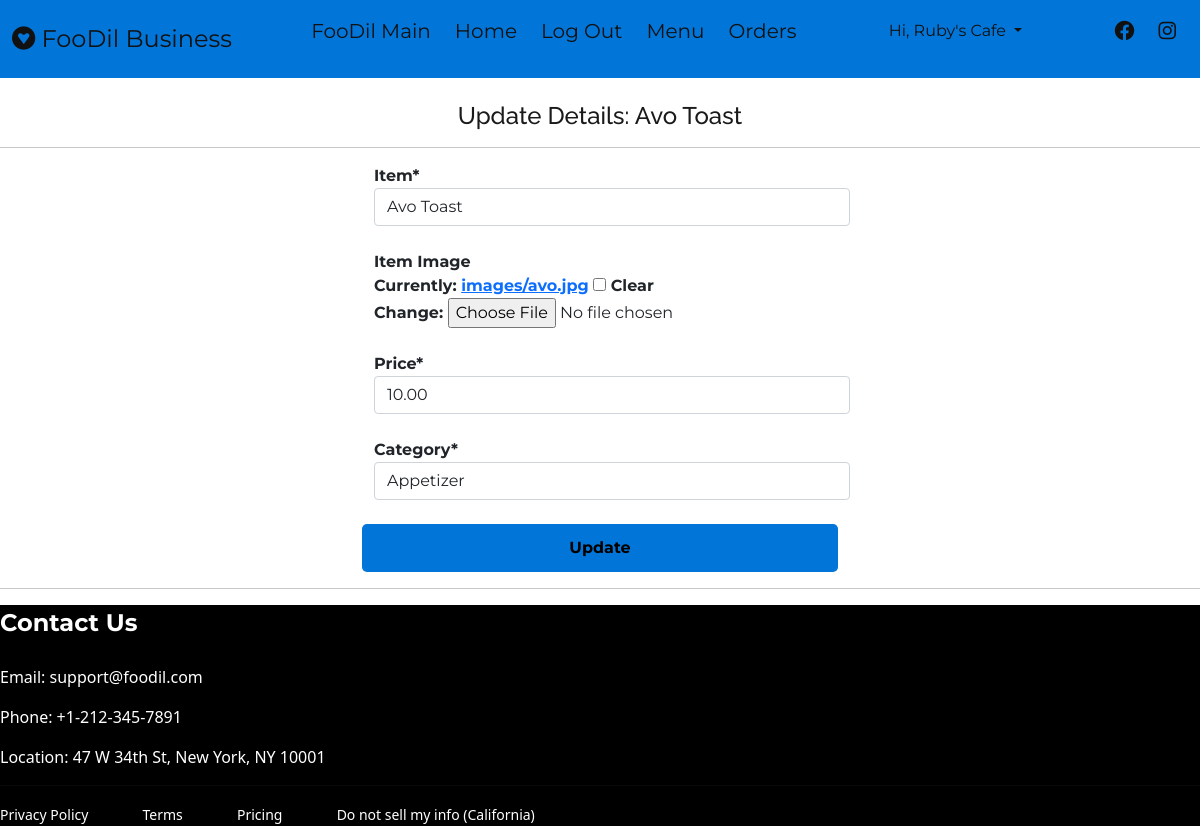
Screenshot of /restaurant/update_item/1/ (signed in) with the database file from the repository.
### restaurant/models.py (models this page shows, shortened)
class Restaurant_Account(models.Model):
    user = models.OneToOneField(User, on_delete=models.CASCADE)
    is_customer = models.BooleanField(default=False)
    is_restaurant = models.BooleanField(default=True)
    restaurantID = models.AutoField(primary_key=True)
    name = models.CharField(max_length=200)
    isActive = models.BooleanField(default=True)
    image = models.ImageField(upload_to='images/', blank=True)
    phoneNumberRegex = RegexValidator(regex = r"^(?:(?:\+?1\s*(?:[.-]\s*)?)?(?:\(\s*([2-9]1[02-9]|[2-9][02-8]1|[2-9][02-8][02-9])\s*\)|([2-9]1[02-9]|[2-9][02-8]1|[2-9][02-8][02-9]))\s*(?:[.-]\s*)?)?([2-9]1[02-9]|[2-9][02-9]1|[2-9][02-9]{2})\s*(?:[.-]\s*)?([0-9]{4})(?:\s*(?:#|x\.?|ext\.?|extension)\s*(\d+))?$")
    phone = models.CharField(validators = [phoneNumberRegex], max_length = 12, unique = True)
    website = models.URLField(blank=True)
    country = models.CharField(max_length=50)
    def __str__(self):
        return str(self.restaurantID)

class Menu(models.Model):
    restaurantID = models.ForeignKey(Restaurant_Account, on_delete=models.CASCADE, default=None, null=True)
    item = models.CharField(max_length=100)
    itemImage = models.ImageField(upload_to='images/', blank=True)
    price = models.DecimalField(max_digits=6, decimal_places=2)
    category = models.CharField(
        max_length=20,
        choices=CHOICES)

### restaurant/decorators.py (the view)
        def wrapper_func(request, *args, **kwargs):
            group = None
            if request.user.groups.exists():
                group = request.user.groups.all()[0].name
            if group in allowed_roles:
                return view_func(request, *args, **kwargs)
            else:
                return HttpResponse('You are not authorized to view this page. You need to login with a business account. To sign up or login, please logout first.')

### restaurant/forms.py
class MenuForm(forms.ModelForm):
    item = forms.CharField(required=True)
    itemImage = forms.ImageField(required=False, label='Item Image')
    price = forms.DecimalField(required=True)
    category = forms.ChoiceField(choices=CATEGORY)
    class Meta:
        model = Menu
        fields = ('restaurantID','item', 'itemImage', 'price', 'category')

### restaurant/views.py (called while the page is built)
@login_required(login_url='r_login')
@allowed_users(allowed_roles=['admin', 'restaurant'])
def Update_Item(request, itemID):
    menu = get_object_or_404(Menu, id=itemID)
    form = MenuForm(request.POST or None, request.FILES or None, instance=menu)
    if form.is_valid():
        form.save()
        messages.success(request, "Updated successfully!")
    return render(request, 'restaurant/update_item.html', {'menu': menu, 'form': form})

### templates/restaurant/update_item.html (shortened to what this page needs)
{% extends 'restaurant/base.html' %}
{% load crispy_forms_tags %}
{% block content %}
<br>
<div class="text-center">
    <h4>Update Details: {{menu.item}}</h4>
</div>
<hr>
<div class="container" style="width:500px;">
    <form action="" method="POST" enctype="multipart/form-data">
        <div class="container" style="width: 500px; font-family: 'Montserrat', sans-serif; font-weight:bold;" >
            <div class="form-inline">
                <div class="form-group mb-4">
                    {{ form.item|as_crispy_field }}
                </div>
                <div class="form-group mb-4">
                    {{ form.itemImage|as_crispy_field }}
                </div>
                <div class="form-group mb-4">
                    {{ form.price|as_crispy_field }}
                </div>
                <div class="form-group mb-4">
                    {{ form.category|as_crispy_field }}
                </div>
            </div>
        </div>
        <button type="submit" class="bg-yellow col-md-12 myBtn">Update</button>
    </form>
</div>
<hr>
{% endblock %}

### templates/restaurant/base.html (shortened to what this page needs)
{% load static %}
<!DOCTYPE html>
<html lang="en">
<head>
    <link rel="stylesheet" href="{% static 'restaurant/css/style.css' %}?after">
    <link href="https://cdn.jsdelivr.net/npm/bootstrap@5.1.3/dist/css/bootstrap.min.css" rel="stylesheet"
>
    <link rel="stylesheet" href="https://cdnjs.cloudflare.com/ajax/libs/font-awesome/6.0.0/css/all.min.css"
 />
</head>
<body>
    <div class="culmn">
        <nav class="main_navbar">
            <div class="navbar__logo">
                <i class="fa-brands fa-gratipay"></i>
                FooDil Business
            </div>
            <ul class="navbar__menu">
                <li><a href="{% url 'main' %}">FooDil Main</a></li>
                {% if user.is_authenticated %}
                <li><a href="{% url 'r_index' %}">Home</a></li>
                <li><a href="{% url 'r_logout' %}">Log Out</a></li>
                {% else %}
                <li><a href="{% url 'r_login' %}">Login</a></li>
                {% endif %}
                <li><a href="{% url 'menu'  %}">Menu</a></li>
                <li><a href="{% url 'orders'  %}">Orders</a></li>
            </ul>
            {% if user.is_authenticated %}
            <ul class="navbar__hello">
                <li id="hello-msg">
                    <div class="dropdown show">
                        <a class="btn myDropdown dropdown-toggle" href="#" role="button" id="dropdownMenuLink"
                            data-toggle="dropdown" aria-haspopup="true" aria-expanded="false"
                            style="box-shadow:none; outline:none;">
                            Hi, {{ user.restaurant_account.name }}
                        </a>
                    </div>
                </li>
            </ul>
            {% endif %}
            <ul class="navbar__links">
                <li><a href="http://facebook.com"><i class="fa-brands fa-facebook"></i></a></li>
                <li><a href="http://instagram.com"><i class="fa-brands fa-instagram"></i></a></li>
            </ul>
        </nav>
        {% block content %}
        {% endblock %}
    </div>
    {% include 'restaurant/footer.html' %}
</body>
</html>

### restaurant/static/restaurant/css/style.css (style rules this page uses)
html, body { font-size: 16px; color: #797979; width: 100%; padding: 0; margin-left: 0; margin-right: 0; font-weight: 400; width: 100%; font-family: 'Raleway', sans-serif; }
h1, h2, h3, h4, h5, h6 { margin: 0; font-family: 'Raleway', sans-serif; color: #1a1a1a; margin-bottom: 10px; }
h4 { font-size: 1.6rem; line-height: 2.2rem; }
.bg-yellow { background-color: #0275d8; }
.culmn { width: 100%; overflow: hidden; ; }
.main_navbar { display: flex; justify-content: space-between; align-items: center; background-color: #0275d8; padding: 8px 12px; font-family: 'Montserrat', sans-serif; }
.main_navbar a { text-decoration: none; color: #111; }
.navbar__logo { font-size: 24px; color: #111; }
.navbar__menu { font-size: 20px; display: flex; list-style: none; padding-left: 0; }
.navbar__hello { font-size: 20px; display: flex; list-style: none; padding-left: 0; }
.navbar__links { font-size: 20px; list-style: none; color: #111; display: flex; padding-left: 0; }
.navbar__links li { padding: 8px 12px; }
.navbar__menu li { padding: 8px 12px; }
.myBtn, .myDropdown { padding: 12px 20px; border-radius: 5px; border-style: none; font-family: 'Montserrat', sans-serif; background-color: #0275d8; font-weight: bold; }

### rows the page displays
Menu: item "Avo Toast", price "10.00", category "Appetizer"

### other values shown
{{ user.restaurant_account.name }} "Ruby's Cafe"
